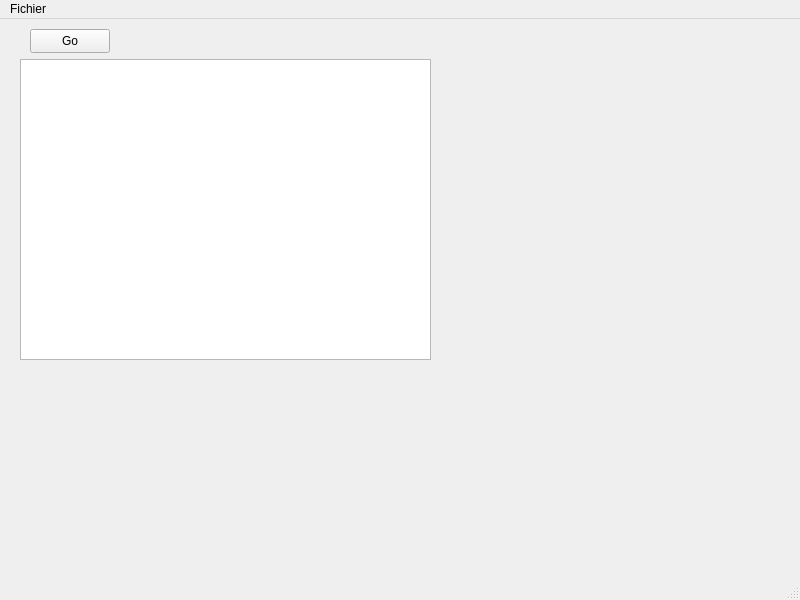
<?xml version="1.0" encoding="UTF-8"?>
<ui version="4.0">
 <class>SimuWindow</class>
 <widget class="QMainWindow" name="SimuWindow">
  <property name="geometry">
   <rect>
    <x>0</x>
    <y>0</y>
    <width>800</width>
    <height>600</height>
   </rect>
  </property>
  <property name="windowTitle">
   <string>SimuWindow</string>
  </property>
  <widget class="QWidget" name="centralwidget">
   <widget class="QPushButton" name="btnGo">
    <property name="geometry">
     <rect>
      <x>30</x>
      <y>10</y>
      <width>80</width>
      <height>24</height>
     </rect>
    </property>
    <property name="text">
     <string>Go</string>
    </property>
   </widget>
   <widget class="QGraphicsView" name="gvwTerre">
    <property name="geometry">
     <rect>
      <x>20</x>
      <y>40</y>
      <width>411</width>
      <height>301</height>
     </rect>
    </property>
   </widget>
  </widget>
  <widget class="QMenuBar" name="menubar">
   <property name="geometry">
    <rect>
     <x>0</x>
     <y>0</y>
     <width>800</width>
     <height>21</height>
    </rect>
   </property>
   <widget class="QMenu" name="menuFichir">
    <property name="title">
     <string>Fichier</string>
    </property>
    <addaction name="actionOuvrir"/>
   </widget>
   <addaction name="menuFichir"/>
  </widget>
  <widget class="QStatusBar" name="statusbar"/>
  <action name="actionOuvrir">
   <property name="text">
    <string>&amp;Ouvrir...</string>
   </property>
  </action>
 </widget>
 <resources/>
 <connections/>
</ui>
